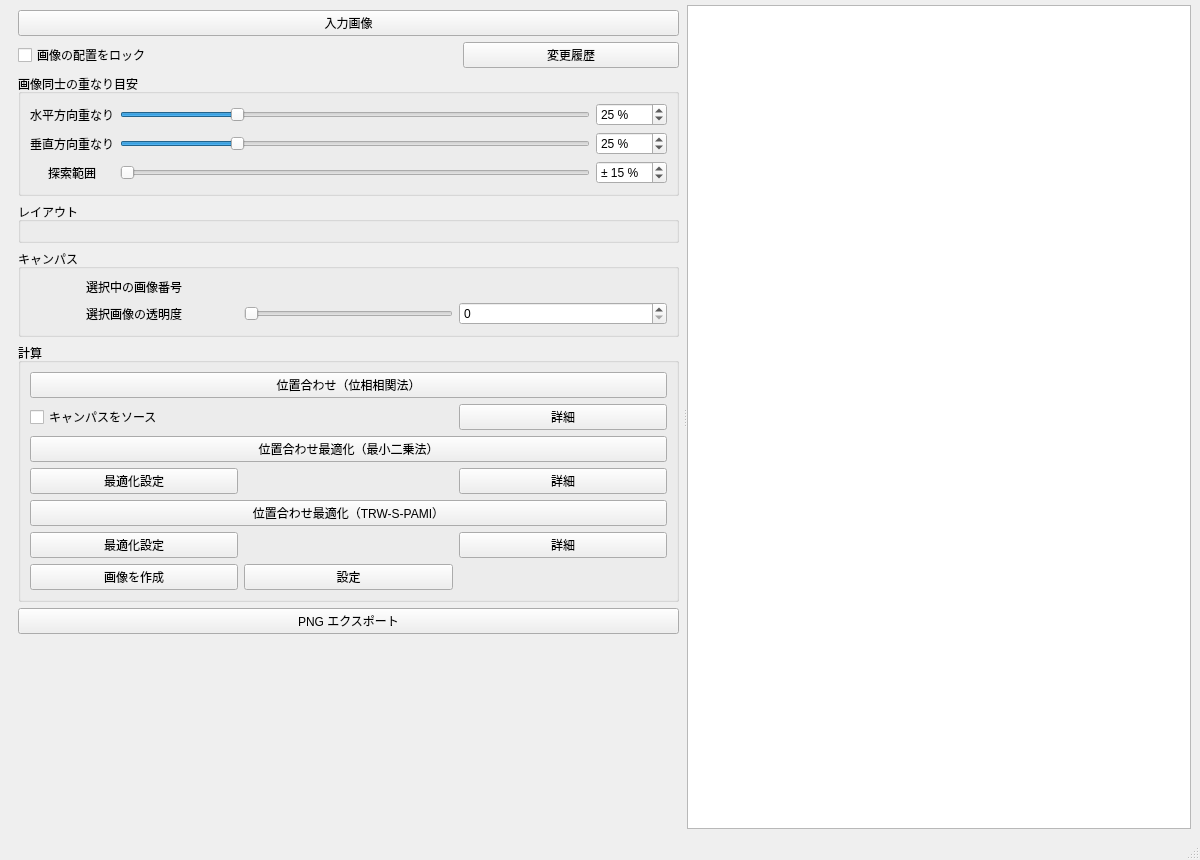
<?xml version="1.0" encoding="UTF-8"?>
<ui version="4.0">
 <class>MainWindow</class>
 <widget class="QMainWindow" name="MainWindow">
  <property name="geometry">
   <rect>
    <x>0</x>
    <y>0</y>
    <width>1200</width>
    <height>860</height>
   </rect>
  </property>
  <property name="sizePolicy">
   <sizepolicy hsizetype="Expanding" vsizetype="Expanding">
    <horstretch>0</horstretch>
    <verstretch>0</verstretch>
   </sizepolicy>
  </property>
  <property name="minimumSize">
   <size>
    <width>640</width>
    <height>420</height>
   </size>
  </property>
  <property name="baseSize">
   <size>
    <width>0</width>
    <height>0</height>
   </size>
  </property>
  <property name="windowTitle">
   <string>Image Stitcher Auto</string>
  </property>
  <widget class="QWidget" name="centralwidget">
   <layout class="QGridLayout" name="gridLayout_2">
    <property name="topMargin">
     <number>5</number>
    </property>
    <item row="0" column="0">
     <widget class="QSplitter" name="mainSplitter">
      <property name="orientation">
       <enum>Qt::Orientation::Horizontal</enum>
      </property>
      <property name="childrenCollapsible">
       <bool>false</bool>
      </property>
      <widget class="ControlPanelScrollArea" name="leftScrollArea">
      <property name="minimumSize">
       <size>
        <width>320</width>
        <height>0</height>
       </size>
      </property>
      <property name="frameShape">
       <enum>QFrame::Shape::NoFrame</enum>
      </property>
      <property name="horizontalScrollBarPolicy">
       <enum>Qt::ScrollBarPolicy::ScrollBarAlwaysOff</enum>
      </property>
      <property name="verticalScrollBarPolicy">
       <enum>Qt::ScrollBarPolicy::ScrollBarAlwaysOff</enum>
      </property>
      <property name="widgetResizable">
       <bool>true</bool>
      </property>
      <widget class="QWidget" name="leftScrollAreaWidgetContents">
       <property name="geometry">
        <rect>
         <x>0</x>
         <y>0</y>
         <width>320</width>
         <height>800</height>
        </rect>
       </property>
       <layout class="QGridLayout" name="GridLayout" rowstretch="0,0,0,0,0,0,0,0,0,0,0,0,0,0,1" columnstretch="0,0,0" rowminimumheight="0,0,0,0,0,0,0,0,0,0,0,0,0,0,0">
        <property name="topMargin">
         <number>5</number>
        </property>
        <property name="rightMargin">
         <number>4</number>
        </property>
      <item row="13" column="0" colspan="3">
       <widget class="QPushButton" name="pushButton_4">
        <property name="text">
         <string>PNG エクスポート</string>
        </property>
       </widget>
      </item>
      <item row="14" column="0" colspan="3">
       <spacer name="controlPanelBottomSpacer">
        <property name="orientation">
         <enum>Qt::Orientation::Vertical</enum>
        </property>
        <property name="sizeType">
         <enum>QSizePolicy::Policy::Expanding</enum>
        </property>
        <property name="sizeHint" stdset="0">
         <size>
          <width>20</width>
          <height>0</height>
         </size>
        </property>
       </spacer>
      </item>
      <item row="3" column="0" colspan="2">
       <widget class="QCheckBox" name="checkBox">
        <property name="layoutDirection">
         <enum>Qt::LayoutDirection::LeftToRight</enum>
        </property>
        <property name="text">
         <string>画像の配置をロック</string>
        </property>
       </widget>
      </item>
      <item row="12" column="0" colspan="3">
       <widget class="QGroupBox" name="groupBox_6">
        <property name="title">
         <string>計算</string>
        </property>
        <layout class="QGridLayout" name="gridLayout_7">
         <item row="5" column="0">
          <widget class="QPushButton" name="pushButton_6">
           <property name="text">
            <string>最適化設定</string>
           </property>
          </widget>
         </item>
         <item row="1" column="0">
          <widget class="QCheckBox" name="checkBox_2">
           <property name="text">
            <string>キャンパスをソース</string>
           </property>
          </widget>
         </item>
         <item row="1" column="1">
          <widget class="QLabel" name="label_5">
           <property name="text">
            <string/>
           </property>
           <property name="alignment">
            <set>Qt::AlignmentFlag::AlignCenter</set>
           </property>
          </widget>
         </item>
         <item row="0" column="0" colspan="3">
          <widget class="QPushButton" name="pushButton_Calc1">
           <property name="text">
            <string>位置合わせ（位相相関法）</string>
           </property>
          </widget>
         </item>
         <item row="4" column="0" colspan="3">
          <widget class="QPushButton" name="pushButton_3">
           <property name="text">
            <string>位置合わせ最適化（TRW-S-PAMI）</string>
           </property>
          </widget>
         </item>
         <item row="5" column="2">
          <widget class="QPushButton" name="pushButton_5">
           <property name="text">
            <string>詳細</string>
           </property>
          </widget>
         </item>
         <item row="5" column="1">
          <widget class="QLabel" name="label_12">
           <property name="text">
            <string/>
           </property>
           <property name="alignment">
            <set>Qt::AlignmentFlag::AlignCenter</set>
           </property>
          </widget>
         </item>
         <item row="2" column="0" colspan="3">
          <widget class="QPushButton" name="pushButton_8">
           <property name="text">
            <string>位置合わせ最適化（最小二乗法）</string>
           </property>
          </widget>
         </item>
         <item row="1" column="2">
          <widget class="QPushButton" name="pushButton">
           <property name="text">
            <string>詳細</string>
           </property>
          </widget>
         </item>
         <item row="3" column="2">
          <widget class="QPushButton" name="pushButton_9">
           <property name="text">
            <string>詳細</string>
           </property>
          </widget>
         </item>
         <item row="3" column="1">
          <widget class="QLabel" name="label_4">
           <property name="text">
            <string/>
           </property>
          </widget>
         </item>
         <item row="3" column="0">
          <widget class="QPushButton" name="pushButton_10">
           <property name="text">
            <string>最適化設定</string>
           </property>
          </widget>
         </item>
         <item row="8" column="0">
          <widget class="QPushButton" name="pushButton_2">
           <property name="text">
            <string>画像を作成</string>
           </property>
          </widget>
         </item>
         <item row="8" column="2">
          <widget class="QLabel" name="label_6">
           <property name="text">
            <string/>
           </property>
           <property name="alignment">
            <set>Qt::AlignmentFlag::AlignCenter</set>
           </property>
          </widget>
         </item>
         <item row="8" column="1">
          <widget class="QPushButton" name="pushButton_11">
           <property name="text">
            <string>設定</string>
           </property>
          </widget>
         </item>
        </layout>
       </widget>
      </item>
      <item row="3" column="2">
       <widget class="QPushButton" name="pushButton_7">
        <property name="text">
         <string>変更履歴</string>
        </property>
       </widget>
      </item>
      <item row="10" column="0" colspan="3">
       <widget class="QGroupBox" name="groupBox_5">
        <property name="title">
         <string>キャンパス</string>
        </property>
        <layout class="QGridLayout" name="gridLayout_6">
         <item row="3" column="2">
          <widget class="QSlider" name="sliderOpacity1">
           <property name="sizePolicy">
            <sizepolicy hsizetype="Preferred" vsizetype="Fixed">
             <horstretch>0</horstretch>
             <verstretch>0</verstretch>
            </sizepolicy>
           </property>
           <property name="layoutDirection">
            <enum>Qt::LayoutDirection::LeftToRight</enum>
           </property>
           <property name="orientation">
            <enum>Qt::Orientation::Horizontal</enum>
           </property>
          </widget>
         </item>
         <item row="3" column="3">
          <widget class="QSpinBox" name="spinOpacity1"/>
         </item>
         <item row="3" column="1">
          <widget class="QLabel" name="label_2">
           <property name="text">
            <string>選択画像の透明度</string>
           </property>
           <property name="alignment">
            <set>Qt::AlignmentFlag::AlignCenter</set>
           </property>
          </widget>
         </item>
         <item row="2" column="1">
          <widget class="QLabel" name="label_8">
           <property name="text">
            <string>選択中の画像番号</string>
           </property>
           <property name="alignment">
            <set>Qt::AlignmentFlag::AlignCenter</set>
           </property>
          </widget>
         </item>
         <item row="2" column="2" colspan="2">
          <widget class="QLabel" name="label_9">
           <property name="text">
            <string/>
           </property>
           <property name="alignment">
            <set>Qt::AlignmentFlag::AlignCenter</set>
           </property>
          </widget>
         </item>
        </layout>
       </widget>
      </item>
      <item row="2" column="0" colspan="3">
       <widget class="QPushButton" name="pushButton_1">
        <property name="text">
         <string>入力画像</string>
        </property>
       </widget>
      </item>
      <item row="4" column="0" colspan="3">
       <widget class="QGroupBox" name="groupBox_4">
        <property name="title">
         <string>画像同士の重なり目安</string>
        </property>
        <layout class="QGridLayout" name="gridLayout_4">
         <item row="1" column="0">
          <widget class="QLabel" name="label_11">
           <property name="text">
            <string>垂直方向重なり</string>
           </property>
          </widget>
         </item>
         <item row="0" column="2">
          <widget class="QSpinBox" name="spinBox_2">
           <property name="suffix">
            <string> %</string>
           </property>
           <property name="minimum">
            <number>1</number>
           </property>
           <property name="maximum">
            <number>100</number>
           </property>
           <property name="value">
            <number>25</number>
           </property>
          </widget>
         </item>
         <item row="1" column="1">
          <widget class="QSlider" name="horizontalSlider_2">
           <property name="minimum">
            <number>1</number>
           </property>
           <property name="maximum">
            <number>100</number>
           </property>
           <property name="value">
            <number>25</number>
           </property>
           <property name="orientation">
            <enum>Qt::Orientation::Horizontal</enum>
           </property>
          </widget>
         </item>
         <item row="0" column="1">
          <widget class="QSlider" name="horizontalSlider">
           <property name="minimum">
            <number>1</number>
           </property>
           <property name="maximum">
            <number>100</number>
           </property>
           <property name="value">
            <number>25</number>
           </property>
           <property name="orientation">
            <enum>Qt::Orientation::Horizontal</enum>
           </property>
          </widget>
         </item>
         <item row="0" column="0">
          <widget class="QLabel" name="label_10">
           <property name="text">
            <string>水平方向重なり</string>
           </property>
          </widget>
         </item>
         <item row="2" column="2">
          <widget class="QSpinBox" name="spinBox">
           <property name="suffix">
            <string> %</string>
           </property>
           <property name="prefix">
            <string>± </string>
           </property>
           <property name="maximum">
            <number>100</number>
           </property>
           <property name="singleStep">
            <number>1</number>
           </property>
           <property name="value">
            <number>15</number>
           </property>
          </widget>
         </item>
         <item row="1" column="2">
          <widget class="QSpinBox" name="spinBox_3">
           <property name="suffix">
            <string> %</string>
           </property>
           <property name="minimum">
            <number>1</number>
           </property>
           <property name="maximum">
            <number>100</number>
           </property>
           <property name="value">
            <number>25</number>
           </property>
          </widget>
         </item>
         <item row="2" column="1">
          <widget class="QSlider" name="horizontalSlider_3">
           <property name="maximum">
            <number>100</number>
           </property>
           <property name="singleStep">
            <number>1</number>
           </property>
           <property name="orientation">
            <enum>Qt::Orientation::Horizontal</enum>
           </property>
          </widget>
         </item>
         <item row="2" column="0">
          <widget class="QLabel" name="label_3">
           <property name="text">
            <string>探索範囲</string>
           </property>
           <property name="alignment">
            <set>Qt::AlignmentFlag::AlignCenter</set>
           </property>
          </widget>
         </item>
        </layout>
       </widget>
      </item>
      <item row="5" column="0" colspan="3">
       <widget class="QGroupBox" name="groupBox_3">
        <property name="title">
         <string>レイアウト</string>
        </property>
        <layout class="QGridLayout" name="gridLayout">
         <item row="0" column="0">
          <widget class="CornerDirectionSelector" name="cornerSelector" native="true"/>
         </item>
        </layout>
       </widget>
      </item>
       </layout>
      </widget>
      </widget>
      <widget class="maincampus" name="graphicsView">
       <property name="minimumSize">
        <size>
         <width>160</width>
         <height>0</height>
        </size>
       </property>
      </widget>
     </widget>
    </item>
   </layout>
  </widget>
  <widget class="QMenuBar" name="menubar">
   <property name="geometry">
    <rect>
     <x>0</x>
     <y>0</y>
     <width>1200</width>
     <height>21</height>
    </rect>
   </property>
  </widget>
  <widget class="QStatusBar" name="statusbar"/>
 </widget>
 <customwidgets>
  <customwidget>
   <class>ControlPanelScrollArea</class>
   <extends>QScrollArea</extends>
   <header>controlpanelscrollarea.h</header>
   <container>1</container>
  </customwidget>
  <customwidget>
   <class>maincampus</class>
   <extends>QGraphicsView</extends>
   <header>campus.h</header>
  </customwidget>
  <customwidget>
   <class>CornerDirectionSelector</class>
   <extends>QWidget</extends>
   <header>cornerdirectionselector.h</header>
   <container>1</container>
  </customwidget>
 </customwidgets>
 <resources/>
 <connections/>
</ui>
